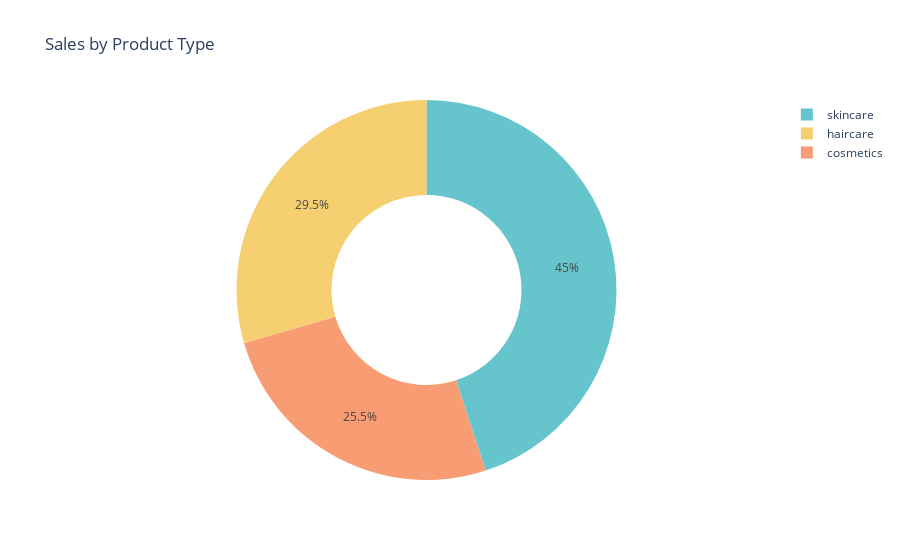

Here is the notebook cell this chart was saved with:
### Code cell
pie_chart = px.pie(sales_data, values='Number of products sold',
                   names='Product type',
                   title='Sales by Product Type',
                   hover_data=['Number of products sold'],
                   hole=0.5,
                   color_discrete_sequence=px.colors.qualitative.Pastel)
pie_chart.show()

### Figure 1 — Plotly figure (JSON) as saved in the notebook; plotly's stock layout.template omitted (floating-point values rounded to 4 significant figures)
{"data": [{"customdata": [[11757], [13611], [20731]], "domain": {"x": [0, 1], "y": [0, 1]}, "hole": 0.5, "hovertemplate": "Product type=%{label}<br>Number of products sold=%{customdata[0]}<extra></extra>", "labels": ["cosmetics", "haircare", "skincare"], "legendgroup": "", "name": "", "showlegend": true, "type": "pie", "values": [11757, 13611, 20731]}], "layout": {"legend": {"tracegroupgap": 0}, "piecolorway": ["rgb(102, 197, 204)", "rgb(246, 207, 113)", "rgb(248, 156, 116)", "rgb(220, 176, 242)", "rgb(135, 197, 95)", "rgb(158, 185, 243)", "rgb(254, 136, 177)", "rgb(201, 219, 116)", "rgb(139, 224, 164)", "rgb(180, 151, 231)", "rgb(179, 179, 179)"], "title": {"text": "Sales by Product Type"}}}
